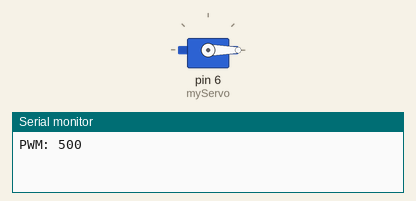
Simulated run of this sketch. Board: Arduino Uno, built with avr-gcc and run on an emulated ATmega328P. Shown: servo, the last lines printed to the serial monitor.

Above: at 0.1 s.
At 4.1 s:
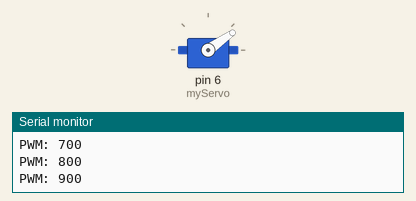
At 9.1 s:
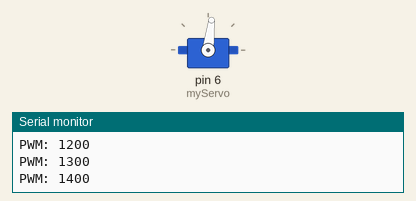
At 19.1 s:
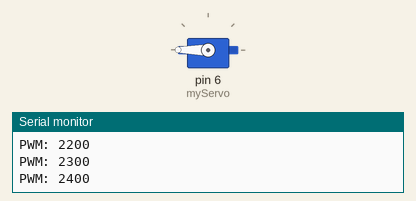
Timing chart, 0 to 20.6 s (numbered marks = the images above):
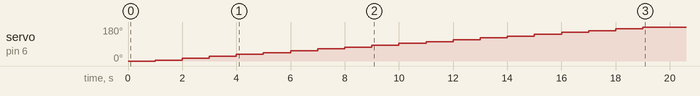

The sketch:

servo-test.ino
```cpp
#include <Servo.h>

Servo myServo;

void setup() {
  Serial.begin(9600);
  myServo.attach(6);

  for (int i = 500; i <= 2500; i += 100) {
    myServo.writeMicroseconds(i);
    Serial.print("PWM: ");
    Serial.println(i);
    delay(1000);
  }
}

void loop() {}
```
